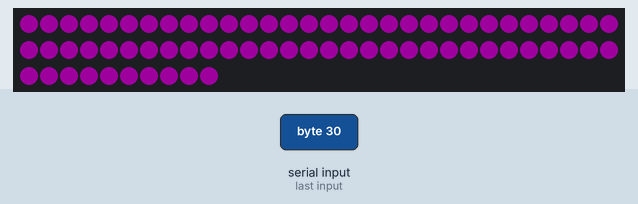
A sketch run on a simulated Arduino Uno, built with avr-gcc and run on an emulated ATmega328P. Shown: 70 RGB LEDs in strip order, left to right, continuing on the next row. The test bench sets the inputs (shaded band). Dim RGB values are drawn brighter than linear.

1.3 s: byte 30 received over Serial
Above: at 2.0 s.
2.8 s: byte 90 received over Serial
4.3 s: byte 120 received over Serial
Timing chart, 0 to 7.3 s (numbered marks = the images above; inputs shaded):
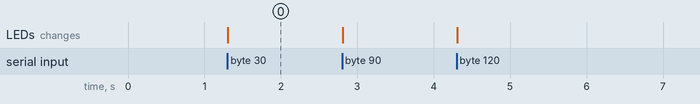

The sketch:

test-mic.ino
```cpp
#include <Adafruit_NeoPixel.h>
#define ledPIN 6
#define LED_COUNT 70

Adafruit_NeoPixel strip(LED_COUNT, ledPIN, NEO_GRB + NEO_KHZ800);
uint32_t purple = strip.Color(255,0,255);
uint32_t black = strip.Color(0,0,0);
//uint32_t red = strip.Color(100,0,100);


char val; // Data received from the serial port
int ledPin = 6;


void setup() {
  // put your setup code here, to run once:
  pinMode(ledPin, OUTPUT);
  strip.begin();
  strip.show();
  Serial.begin(9600);

}

void setAll(uint32_t c, int bright){
  for(uint16_t i=0; i<strip.numPixels(); i++) {
    strip.setPixelColor(i, c);
    strip.setBrightness(bright);
  }
  strip.show();

}

void loop() {
  // put your main code here, to run repeatedly:
//  if (Serial.available()) {
//     val = Serial.read(); // read it and store it in val
//   }

//   setAll(purple,val);
//
//  if (val == '0') {
//     digitalWrite(ledPin, HIGH); // turn the LED on
//     setAll(purple);
//
//   }
  if (val > 0) {
     digitalWrite(ledPin, LOW); // otherwise turn it off
     setAll(purple, val);
//   }

//   if (val == '2') {
//     digitalWrite(ledPin, HIGH); // otherwise turn it off
//     setAll(red);
//   }
}
}
//declare setAll


//will receive only one state at a time
void serialEvent() {
  val = Serial.read();
}

//void clearAll() {
//  for(int i=0; i<ledStrip.numPixels(); i++) {
//  ledStrip.setPixelColor(i, 0);
//  }
//  ledStrip.show();
//}
```

Measured:
- after the input at 1.3 s, the LEDs: change at once (image 0)
